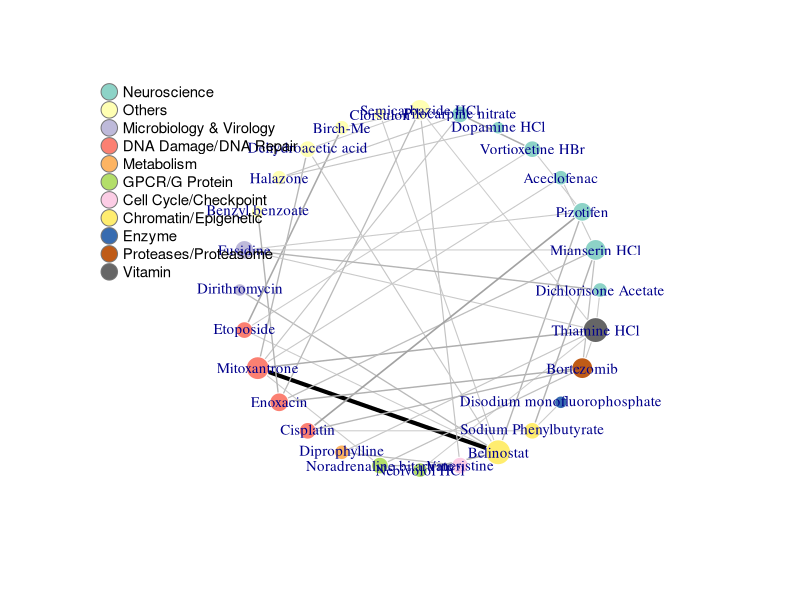

Recreate this plot in R.
# redraw the graph for g1
library(igraph)
library(RColorBrewer)
edges=read.csv('edges28.csv')
nodes=read.csv('nodes28.csv')
gather100_manu=read.csv('gather100_manu.csv')
path_all=factor(gather100_manu$Pathways_new,order=T,levels=names(sort(table(gather100_manu$Pathways_new),decreasing=T)))

Set3=brewer.pal(12,"Set3")
Accent=brewer.pal(8,"Accent")
col16=c(Set3,Accent[5:8])

net=graph_from_data_frame(d=edges,vertices=nodes,directed=F)
net<- simplify(net, remove.multiple = T, remove.loops = T) 
deg<- degree(net, mode="all")
V(net)$size <- 7+8*(deg-min(deg))/max(deg)
V(net)$frame.color <- "white"
#sign color to nodes
path=factor(V(net)$Pathways_new,order=T,levels=levels(path_all))
path_n=as.numeric(path)
V(net)$color<-col16[path_n]
#V(net)$color <- "orange"
V(net)$label.cex<-0.9
E(net)$curved=0
#pdf('net.pdf')
##edge width and color
weig=abs(E(net)$weight)
colorrange=c(50,255)
A=255-(colorrange[2]-colorrange[1])*(weig-min(weig))/(max(weig)-min(weig))-colorrange[1]
E(net)$color=sapply(A,function(x)rgb(x,x,x,maxColorValue = 255))
#E(net)$color='black'
widthrange=c(1,4)
E(net)$width=widthrange[1]+(widthrange[2]-widthrange[1])*(weig-min(weig))/(max(weig)-min(weig))
##permute net , 
#sorder=sample(vcount(net))
#load('sorder.RData')
y1=sort(path_n,index.return=T)$ix
y2=sort(y1,index.return=T)$ix
g=permute(net,y2)

plot(g,layout=layout_in_circle)
path_t=table(path)
legend(x=-1.8, y=1.2, names(path_t[path_t>0]), pch=21,col="#777777", pt.bg=col16[path_t>0], pt.cex=2.2, cex=0.9, bty="n", ncol=1)

#####compare layouts
#layouts <- grep("^layout_", ls("package:igraph"), value=TRUE)[-1] 
## Remove layouts that do not apply to our graph.
#layouts <- layouts[!grepl("bipartite|merge|norm|sugiyama|tree|components|kk", layouts)]
#pdf('2.pdf')
#for (layout in layouts) {
 # print(layout)
 # l <- do.call(layout, list(net)) 
 # plot(net, edge.arrow.mode=0, layout=l, main=layout) }
 #dev.off()

#tkid <- tkplot(net) #tkid is the id of the tkplot that will open
#l <- tkplot.getcoords(tkid) # grab the coordinates from tkplot
#plot(net, layout=l)